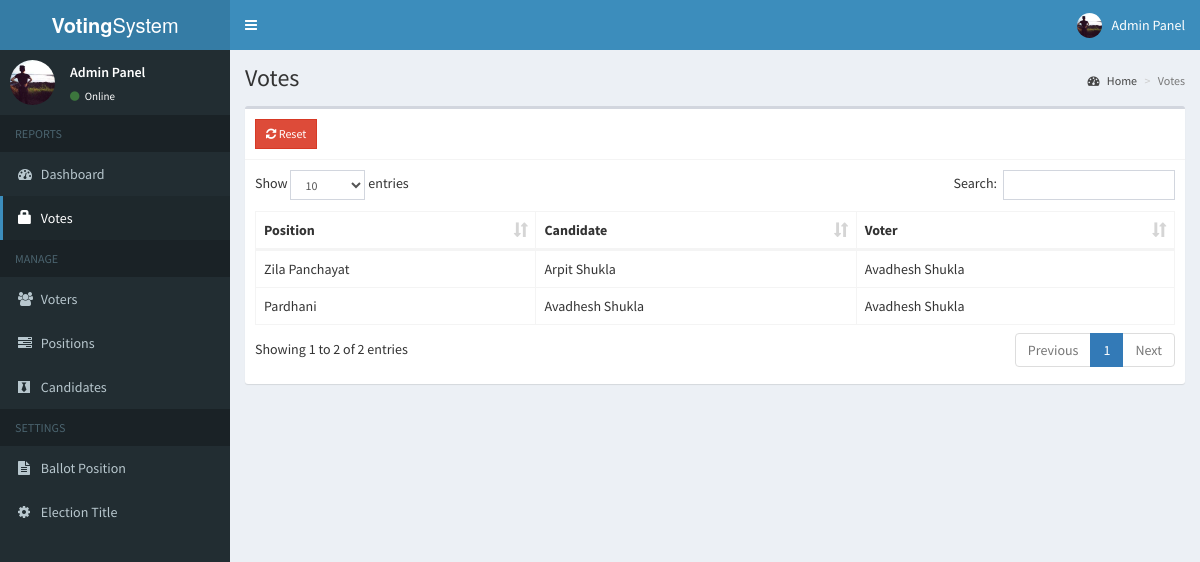
Screenshot of /admin/votes.php (signed in) with the database file from the repository.
### tables this page shows
CREATE TABLE `votes` (
  `id` int(11) NOT NULL,
  `voters_id` int(11) NOT NULL,
  `candidate_id` int(11) NOT NULL,
  `position_id` int(11) NOT NULL
);

CREATE TABLE `positions` (
  `id` int(11) NOT NULL,
  `description` varchar(50) NOT NULL,
  `max_vote` int(11) NOT NULL,
  `priority` int(11) NOT NULL
);

CREATE TABLE `candidates` (
  `id` int(11) NOT NULL,
  `position_id` int(11) NOT NULL,
  `firstname` varchar(30) NOT NULL,
  `lastname` varchar(30) NOT NULL,
  `photo` varchar(150) NOT NULL,
  `platform` text NOT NULL
);

CREATE TABLE `voters` (
  `id` int(11) NOT NULL,
  `voters_id` varchar(15) NOT NULL,
  `password` varchar(60) NOT NULL,
  `firstname` varchar(30) NOT NULL,
  `lastname` varchar(30) NOT NULL,
  `photo` varchar(150) NOT NULL
);

### admin/includes/session.php (called while the page is built, shortened)
<?php
	include 'includes/conn.php';
	$sql = "SELECT * FROM admin WHERE id = '".$_SESSION['admin']."'";
	$query = $conn->query($sql);
	$user = $query->fetch_assoc();
?>

### admin/votes.php (the view, shortened to what this page needs)
<?php include 'includes/session.php'; ?>
<?php include 'includes/header.php'; ?>
<body class="hold-transition skin-blue sidebar-mini">
<div class="wrapper">
  <?php include 'includes/navbar.php'; ?>
  <?php include 'includes/menubar.php'; ?>
  <div class="content-wrapper">
    <section class="content-header">
      <h1>
        Votes
      </h1>
      <ol class="breadcrumb">
        <li><a href="#"><i class="fa fa-dashboard"></i> Home</a></li>
        <li class="active">Votes</li>
      </ol>
    </section>
    <section class="content">
      <div class="row">
        <div class="col-xs-12">
          <div class="box">
            <div class="box-header with-border">
              <a href="#reset" data-toggle="modal" class="btn btn-danger btn-sm btn-flat"><i class="fa fa-refresh"></i> Reset</a>
            </div>
            <div class="box-body">
              <table id="example1" class="table table-bordered">
                <thead>
                  <th>Position</th>
                  <th>Candidate</th>
                  <th>Voter</th>
                </thead>
                <tbody>
                  <?php
                    $sql = "SELECT *, candidates.firstname AS canfirst, candidates.lastname AS canlast, voters.firstname AS votfirst, voters.lastname AS votlast FROM votes LEFT JOIN positions ON positions.id=votes.position_id LEFT JOIN candidates ON candidates.id=votes.candidate_id LEFT JOIN voters ON voters.id=votes.voters_id ORDER BY positions.priority ASC";
                    $query = $conn->query($sql);
                    while($row = $query->fetch_assoc()){
                      echo "
                        <tr>
                          <td class='hidden'></td>
                          <td>".$row['description']."</td>
                          <td>".$row['canfirst'].' '.$row['canlast']."</td>
                          <td>".$row['votfirst'].' '.$row['votlast']."</td>
                        </tr>
                      ";
                    }
                  ?>
                </tbody>
              </table>
            </div>
          </div>
        </div>
      </div>
    </section>
  </div>
</div>
</body>
</html>

### admin/includes/navbar.php (shortened to what this page needs)
<header class="main-header">
  <a href="#" class="logo">
    <span class="logo-lg"><b>Voting</b>System</span>
  </a>
  <nav class="navbar navbar-static-top">
    <a href="#" class="sidebar-toggle" data-toggle="push-menu" role="button">
    </a>
    <div class="navbar-custom-menu">
      <ul class="nav navbar-nav">
        <li class="dropdown user user-menu">
          <a href="#" class="dropdown-toggle" data-toggle="dropdown">
            <img src="<?php echo (!empty($user['photo'])) ? '../images/'.$user['photo'] : '../images/profile.jpg'; ?>" class="user-image" alt="User Image">
            <span class="hidden-xs"><?php echo $user['firstname'].' '.$user['lastname']; ?></span>
          </a>
        </li>
      </ul>
    </div>
  </nav>
</header>

### admin/includes/menubar.php (shortened to what this page needs)
<aside class="main-sidebar">
  <section class="sidebar">
    <div class="user-panel">
      <div class="pull-left image">
        <img src="<?php echo (!empty($user['photo'])) ? '../images/'.$user['photo'] : '../images/profile.jpg'; ?>" class="img-circle" alt="User Image">
      </div>
      <div class="pull-left info">
        <p><?php echo $user['firstname'].' '.$user['lastname']; ?></p>
        <a><i class="fa fa-circle text-success"></i> Online</a>
      </div>
    </div>
    <ul class="sidebar-menu" data-widget="tree">
      <li class="header">REPORTS</li>
      <li class=""><a href="home.php"><i class="fa fa-dashboard"></i> <span>Dashboard</span></a></li>
      <li class=""><a href="votes.php"><span class="glyphicon glyphicon-lock"></span> <span>Votes</span></a></li>
      <li class="header">MANAGE</li>
      <li class=""><a href="voters.php"><i class="fa fa-users"></i> <span>Voters</span></a></li>
      <li class=""><a href="positions.php"><i class="fa fa-tasks"></i> <span>Positions</span></a></li>
      <li class=""><a href="candidates.php"><i class="fa fa-black-tie"></i> <span>Candidates</span></a></li>
      <li class="header">SETTINGS</li>
      <li class=""><a href="ballot.php"><i class="fa fa-file-text"></i> <span>Ballot Position</span></a></li>
      <li class=""><a href="#config" data-toggle="modal"><i class="fa fa-cog"></i> <span>Election Title</span></a></li>
    </ul>
  </section>
</aside>

### rows the page displays
votes: position.description "Zila Panchayat", candidate.firstname "Arpit", candidate.lastname "Shukla", voters.firstname "Avadhesh", voters.lastname "Shukla"
votes: position.description "Pardhani", candidate.firstname "Avadhesh", candidate.lastname "Shukla", voters.firstname "Avadhesh", voters.lastname "Shukla"

### other values shown
$user['firstname'] "Admin"
$user['lastname'] "Panel"
